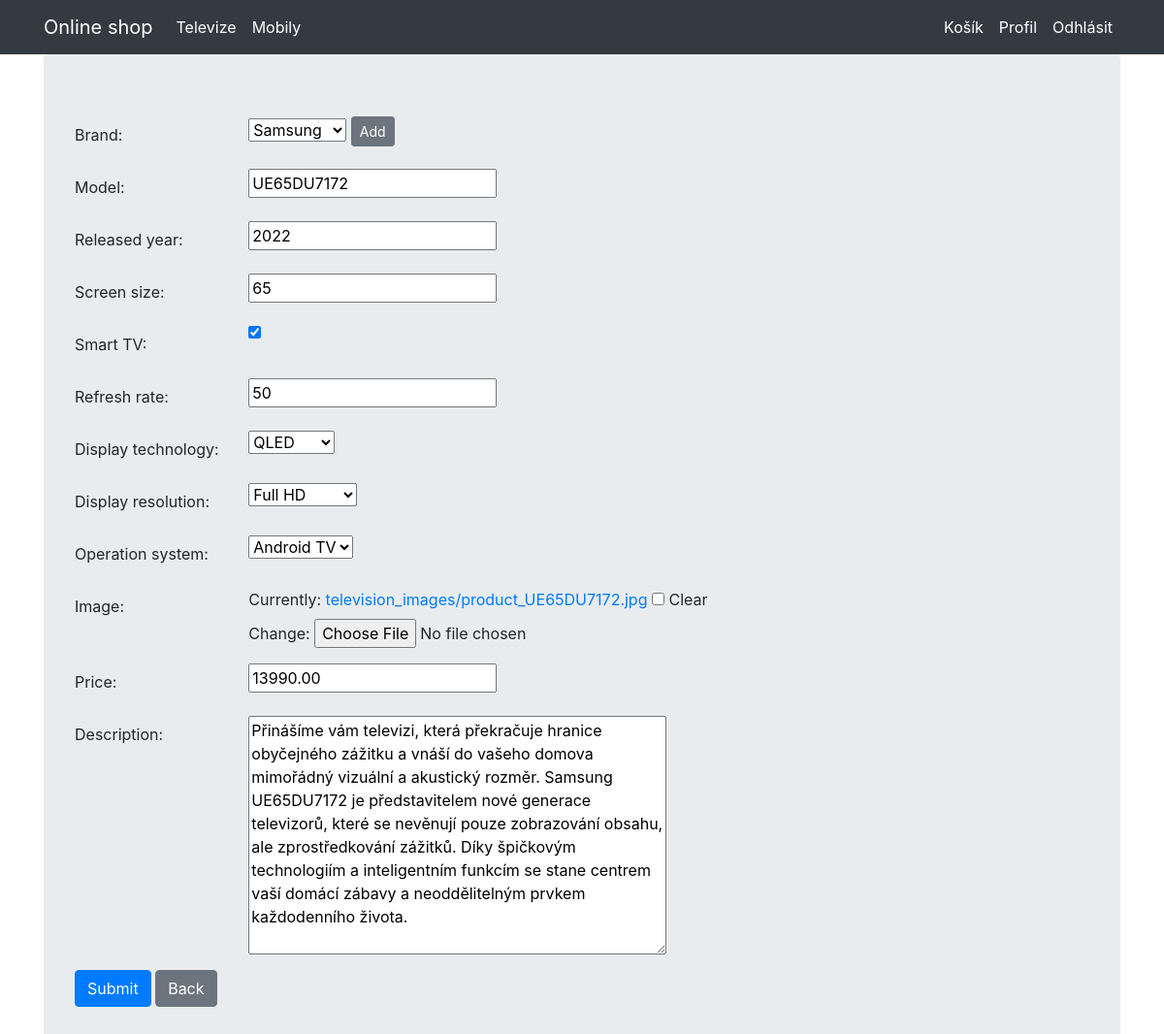
/tv/update/1 (signed in), run on the app's committed database.
### viewer/models.py (models this page shows, shortened)
class Television(models.Model):
    brand = models.ForeignKey(Brand, on_delete=models.CASCADE)
    brand_model = models.CharField(max_length=50)
    tv_released_year = models.IntegerField(validators=[
            MinValueValidator(2010),
            MaxValueValidator(datetime.date.today().year)
        ])
    tv_screen_size = models.IntegerField()
    smart_tv = models.BooleanField(default=True)
    refresh_rate = models.IntegerField()
    display_technology = models.ForeignKey(TVDisplayTechnology, on_delete=models.CASCADE)
    display_resolution = models.ForeignKey(TVDisplayResolution, on_delete=models.CASCADE)
    operation_system = models.ForeignKey(TVOperationSystem, on_delete=models.CASCADE)
    description = models.TextField(blank=True)
    categories = models.ManyToManyField(Category, related_name="televisions", blank=True)
    price = models.DecimalField(max_digits=10, decimal_places=2, validators=[MinValueValidator(0)], default=0.00)
    image = models.ImageField(upload_to='television_images/', blank=True, null=True)

### viewer/views.py (the view, shortened to what this page needs)
# urls.py: path('tv/update/<pk>', TVUpdateView.as_view(), name='tv_update'),
class TVUpdateView(LoginRequiredMixin, UserPassesTestMixin, UpdateView):
    template_name = 'tv_creation.html'
    model = Television
    form_class = TVForm
    success_url = reverse_lazy('tv_list')
    def test_func(self):
        return self.request.user.is_superuser or self.request.user.groups.filter(name='tv_admin').exists()

### viewer/forms.py
class TVForm(forms.ModelForm):
    class Meta:
        model = Television
        fields = '__all__'

### viewer/models.py (called while the page is built)
    def __str__(self):
        return self.brand_name

    def __str__(self):
        return self.name

    def __str__(self):
        return self.name

    def __str__(self):
        return self.name

### viewer/templates/tv_creation.html (shortened to what this page needs)
{% extends "base.html" %}
{% block content %}
  <form method="post" enctype="multipart/form-data">
    <div class="row mb-3">
      <label for="{{ form.brand.id_for_label }}" class="col-sm-2 col-form-label">Brand:</label>
      <div class="col-sm-10">
        {{ form.brand }}
          <a href="{% url 'brand_create' %}" class="btn btn-secondary btn-sm">Add</a>
      </div>
    </div>
    <div class="row mb-3">
      <label for="{{ form.brand_model.id_for_label }}" class="col-sm-2 col-form-label">Model:</label>
      <div class="col-sm-10">
        {{ form.brand_model }}
      </div>
    </div>
    <div class="row mb-3">
      <label for="{{ form.tv_released_year.id_for_label }}" class="col-sm-2 col-form-label">Released year:</label>
      <div class="col-sm-10">
        {{ form.tv_released_year }}
      </div>
    </div>
    <div class="row mb-3">
      <label for="{{ form.tv_screen_size.id_for_label }}" class="col-sm-2 col-form-label">Screen size:</label>
      <div class="col-sm-10">
        {{ form.tv_screen_size }}
      </div>
    </div>
    <div class="row mb-3">
      <label for="{{ form.smart_tv.id_for_label }}" class="col-sm-2 col-form-label">Smart TV:</label>
      <div class="col-sm-10">
        {{ form.smart_tv }}
      </div>
    </div>
    <div class="row mb-3">
      <label for="{{ form.refresh_rate.id_for_label }}" class="col-sm-2 col-form-label">Refresh rate:</label>
      <div class="col-sm-10">
        {{ form.refresh_rate }}
      </div>
    </div>
    <div class="row mb-3">
      <label for="{{ form.display_technology.id_for_label }}" class="col-sm-2 col-form-label">Display technology:</label>
      <div class="col-sm-10">
        {{ form.display_technology }}
      </div>
    </div>
    <div class="row mb-3">
      <label for="{{ form.display_resolution.id_for_label }}" class="col-sm-2 col-form-label">Display resolution:</label>
      <div class="col-sm-10">
        {{ form.display_resolution }}
      </div>
    </div>
    <div class="row mb-3">
      <label for="{{ form.operation_system.id_for_label }}" class="col-sm-2 col-form-label">Operation system:</label>
      <div class="col-sm-10">
        {{ form.operation_system }}
      </div>
    </div>
      <div class="row mb-3">
      <label for="{{ form.image.id_for_label }}" class="col-sm-2 col-form-label">Image:</label>
      <div class="col-sm-10">
        {{ form.image }}
      </div>
    </div>
      <div class="row mb-3">
      <label for="{{ form.price.id_for_label }}" class="col-sm-2 col-form-label">Price:</label>
      <div class="col-sm-10">
        {{ form.price }}
      </div>
    </div>
    <div class="row mb-3">
      <label for="{{ form.description.id_for_label }}" class="col-sm-2 col-form-label">Description:</label>
      <div class="col-sm-10">
        {{ form.description }}
      </div>
    </div>
    <input type="submit" value="Submit" class="btn btn-primary">
    {% if television.pk %}
      <a href="{% url 'tv_detail' television.pk %}" class="btn btn-secondary">Back</a>
    {% else %}
      <a href="{% url 'tv_list' %}" class="btn btn-secondary">Back</a>
    {% endif %}
  </form>
{% endblock %}

### data on the page
Television: brand "Samsung", brand_model "UE65DU7172", tv_released_year "2022", tv_screen_size "65", smart_tv "☑", refresh_rate "50", display_technology "QLED", display_resolution "Full HD", operation_system "Android TV", price "13990.00", description "Přinášíme vám televizi, která překračuje hranice obyčejného zážitku a vnáší do vašeho domova mimořádný vizuální a akustický rozměr. Samsung UE65DU7172 je představitelem nové generace televizorů, které se nevěnují pouze zobrazování obsahu, ale zprostředkování zážitků. Díky špičkovým technologiím a inteligentním funkcím se stane centrem vaší domácí zábavy a neoddělitelným prvkem každodenního života."
